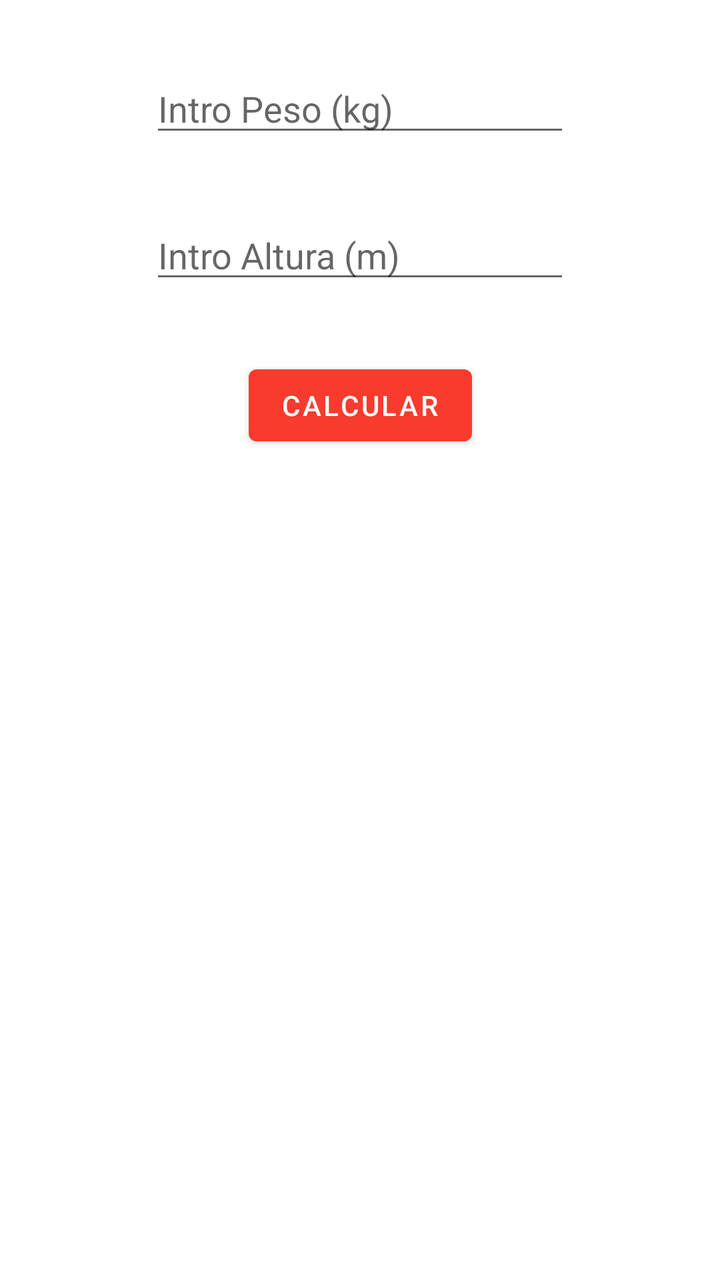
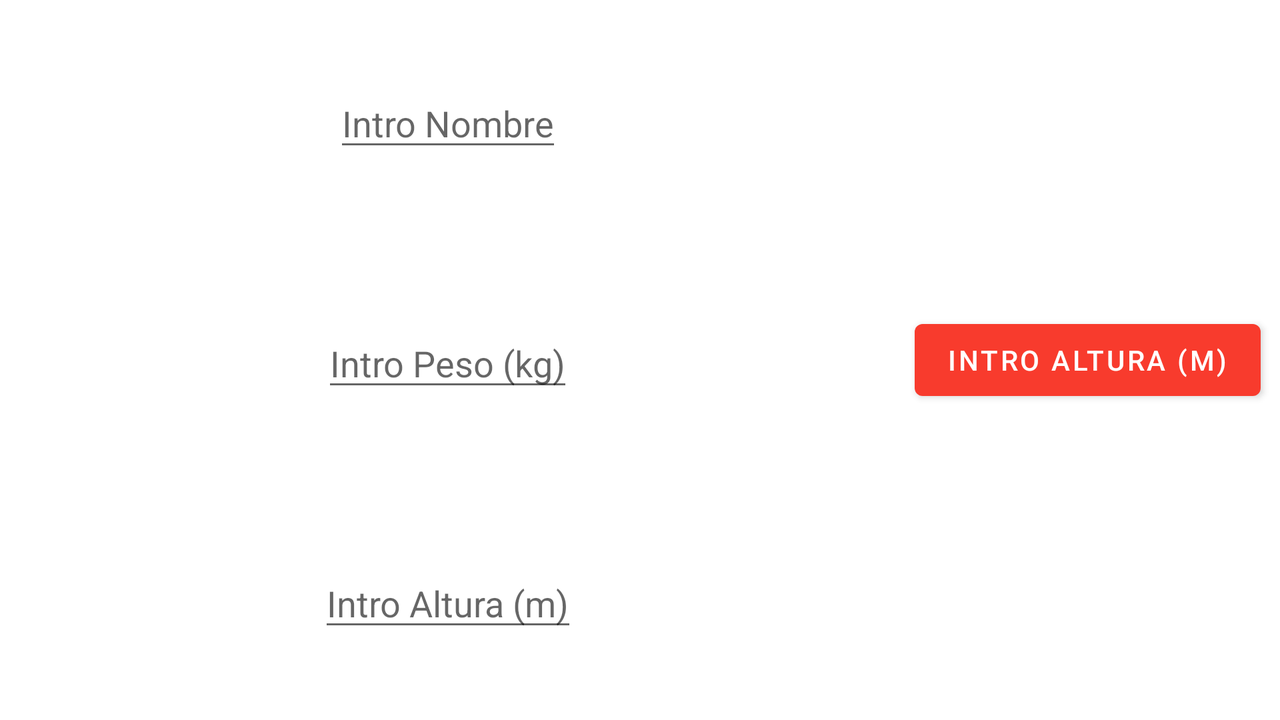

One screen, two layout resources from the same app: the default and the repository's alternative for another configuration. Each is rendered where Android would select it; the XML of both is given below.
<!-- AndroidManifest.xml: application theme Theme.AppCursoPUE -->
<!-- res/layout/activity_imcactivity.xml -->
<?xml version="1.0" encoding="utf-8"?>
<androidx.constraintlayout.widget.ConstraintLayout xmlns:android="http://schemas.android.com/apk/res/android"
    xmlns:app="http://schemas.android.com/apk/res-auto"
    xmlns:tools="http://schemas.android.com/tools"
    android:id="@+id/main"
    android:layout_width="match_parent"
    android:layout_height="match_parent"
    tools:context=".imc.IMCActivity">

    <EditText
        android:id="@+id/etpeso"
        android:hint="@string/ayuda_peso"
        android:layout_width="wrap_content"
        android:layout_height="wrap_content"
        android:layout_marginTop="32dp"
        android:ems="10"
        android:inputType="numberDecimal"
        app:layout_constraintEnd_toEndOf="parent"
        app:layout_constraintStart_toStartOf="parent"
        app:layout_constraintTop_toTopOf="parent" />

    <EditText
        android:hint="@string/ayuda_altura"
        android:id="@+id/etaltura"
        android:layout_width="wrap_content"
        android:layout_height="wrap_content"
        android:layout_marginTop="32dp"
        android:ems="10"
        android:inputType="numberDecimal"
        app:layout_constraintEnd_toEndOf="parent"
        app:layout_constraintStart_toStartOf="parent"
        app:layout_constraintTop_toBottomOf="@+id/etpeso" />

    <Button
        android:id="@+id/botoncalcula"
        android:layout_width="wrap_content"
        android:layout_height="wrap_content"
        android:layout_marginTop="32dp"
        android:onClick="calcularImc"
        android:text="CALCULAR"
        app:layout_constraintEnd_toEndOf="parent"
        app:layout_constraintStart_toStartOf="parent"
        app:layout_constraintTop_toBottomOf="@+id/etaltura" />
</androidx.constraintlayout.widget.ConstraintLayout>
<!-- resources referenced by this layout -->
<resources>
  <string name="ayuda_altura">Intro Altura (m)</string>
  <string name="ayuda_peso">Intro Peso (kg)</string>
  <style name="Theme.AppCursoPUE" parent="Base.Theme.AppCursoPUE" />
  <style name="Base.Theme.AppCursoPUE" parent="Theme.MaterialComponents.DayNight.DarkActionBar">
          
          <item name="colorPrimary">@color/rojoverdadero</item>
          <item name="colorSecondary">@color/marino</item>
      </style>
  <color name="rojoverdadero">#F83B2D</color>
  <color name="marino">#3F51B5</color>
</resources>
<!-- res/layout-land/activity_imcactivity.xml (the repository's variant of the layout above) -->
<!-- drawn on the phone turned sideways -->
<?xml version="1.0" encoding="utf-8"?>
<LinearLayout xmlns:android="http://schemas.android.com/apk/res/android"
    xmlns:app="http://schemas.android.com/apk/res-auto"
    xmlns:tools="http://schemas.android.com/tools"
    android:id="@+id/main"
    android:orientation="horizontal"
    android:layout_width="match_parent"
    android:layout_height="match_parent"
    tools:context=".imc.IMCActivity">

    <LinearLayout
        android:layout_width="0px"
        android:layout_height="match_parent"
        android:layout_weight="70"
        android:orientation="vertical"
        >
        <LinearLayout
            android:layout_width="match_parent"
            android:layout_height="0px"
            android:layout_weight="5"
            android:gravity="center">
            <EditText
                android:id="@+id/etnombre"
                android:hint="@string/ayuda_nombre"
                android:layout_width="wrap_content"
                android:layout_height="wrap_content"
                android:inputType="textPersonName"
                />

        </LinearLayout>
        <LinearLayout
            android:layout_width="match_parent"
            android:layout_height="0px"
            android:layout_weight="5"
            android:gravity="center">
                <EditText
                    android:id="@+id/etpeso"
                    android:hint="@string/ayuda_peso"
                    android:layout_width="wrap_content"
                    android:layout_height="wrap_content"
                    android:inputType="numberDecimal"
                    />

        </LinearLayout>
        <LinearLayout
            android:layout_width="match_parent"
            android:layout_height="0px"
            android:layout_weight="5"
            android:gravity="center">
            <EditText
                    android:hint="@string/ayuda_altura"
                    android:id="@+id/etaltura"
                    android:layout_width="wrap_content"
                    android:layout_height="wrap_content"
                    android:inputType="numberDecimal"
                 />


        </LinearLayout>


    </LinearLayout>

    <LinearLayout
        android:layout_width="0px"
        android:layout_height="match_parent"
        android:layout_weight="30"
       android:gravity="center"
        >

         <Button
                android:id="@+id/botoncalcula"
                android:layout_width="wrap_content"
                android:layout_height="wrap_content"
                android:onClick="calcularImc"
                android:text="@string/ayuda_altura"

              />

        
        
        
    </LinearLayout>


</LinearLayout>
<!-- resources referenced by the variant -->
<!-- as the phone turned sideways resolves them -->
<resources>
  <string name="ayuda_altura">Intro Altura (m)</string>
  <string name="ayuda_nombre">Intro Nombre</string>
  <string name="ayuda_peso">Intro Peso (kg)</string>
  <style name="Theme.AppCursoPUE" parent="Base.Theme.AppCursoPUE" />
  <style name="Base.Theme.AppCursoPUE" parent="Theme.MaterialComponents.DayNight.DarkActionBar">
          
          <item name="colorPrimary">@color/rojoverdadero</item>
          <item name="colorSecondary">@color/marino</item>
      </style>
  <color name="rojoverdadero">#F83B2D</color>
  <color name="marino">#3F51B5</color>
</resources>
